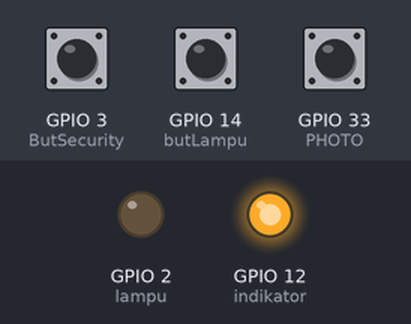
This sketch was run on a simulated ESP32. Shown: output pins drawn as LEDs (lit = HIGH). The inputs (shaded band) are chosen by the test bench; at power-on: GPIO 14 (butLampu) LOW, GPIO 3 (ButSecurity) LOW, GPIO 33 (PHOTO) HIGH. WiFi joins after 1.5 s; servers stay silent unless stated; random numbers use the default seed unless the sketch sets one; the camera gives no picture; what the sketch prints to the serial monitor is not drawn.

Above: at 3.3 s.
3.4 s: GPIO 14 (butLampu) pulled HIGH for 0.15 s
At 3.47 s:
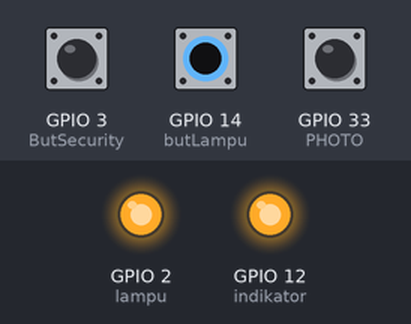
6.5 s: GPIO 14 (butLampu) pulled HIGH for 3.2 s
At 10.8 s:
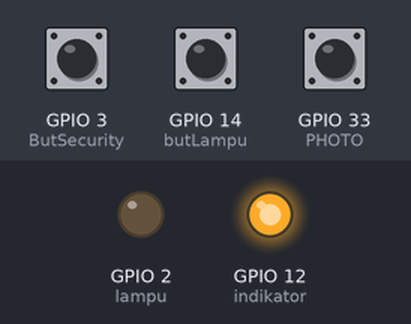
Timing chart, 0 to 12.3 s (numbered marks = the images above; inputs shaded):
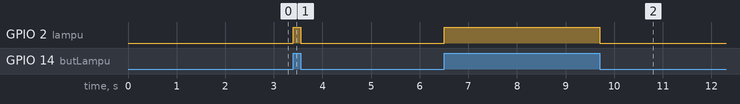

The sketch:

CameraBlynk.ino
```cpp
#include "esp_camera.h"
#include <WiFi.h>
#include <WiFiClient.h>
#include <BlynkSimpleEsp32.h>

const char* ssid = "Irfan.A";
const char* password = "irfan0204";
char auth[] = "xq7WcIs5C-c4E88y4k-YzXOw7Nhr_EgR";  //sent by Blynk

// Select camera model
#define CAMERA_MODEL_AI_THINKER // Has PSRAM
#include "camera_pins.h"
#define butLampu 14//lampu1 14
#define lampu 2
#define pir1   13
#define pir2   15
#define indikator 12
#define PHOTO 33
#define ButSecurity 3
#define FLASH 4

byte pir_1 = 0;
byte pir_2 = 0;
bool stateLam = false;
bool statePir1 = false;
bool statePir2 = false;
bool stateInd = false;
bool stateSensor = false;
bool stateSecurity = false;

unsigned long Sindi = 0;
unsigned long SLedV = 0;
unsigned long SRecon = 0;
unsigned long SBack = 0;
byte Dindi = 1000;
byte DRecon = 1000;
byte DBack = 1000;
bool stateI = false;
int counter = 0;
int timer = 0;
byte batas = 122;

String local_IP;
void startCameraServer();

#define BLYNK_GREEN     "#23C48E"
#define BLYNK_BLUE      "#04C0F8"
#define BLYNK_YELLOW    "#ED9D00"
#define BLYNK_RED       "#D3435C"
#define BLYNK_DARK_BLUE "#5F7CD8"

WidgetLED led1(V2);
WidgetLED led2(V3);
WidgetLED led3(V5);

//BlynkTimer timer;

void blinkLedWidget()
{
  led1.setColor(BLYNK_YELLOW);
  unsigned long tmr = millis();

  if (tmr - SLedV > Dindi) {
    SLedV = tmr;
    if (led1.getValue()) {
      led1.off();
      //Serial.println("LED on V1: off");
    } else {
      led1.on();
      //Serial.println("LED on V1: on");
    }
  }
}

BLYNK_WRITE(V0)
{
  byte pinValue = param.asInt();
  if (pinValue == 1) {
    Blynk.notify("CONTROLLER DIRESET");
    delay(200);
    ESP.restart();
  }
}

void takePhoto()
{
  uint32_t randomNum = random(50000);
  Serial.println("http://" + local_IP + "/capture?_cb=" + (String)randomNum);
  Blynk.setProperty(V4, "urls", "http://" + local_IP + "/capture?_cb=" + (String)randomNum);
  led1.setColor(BLYNK_BLUE);
  delay(1000);
}

void setup() {
  Serial.begin(115200);
  Serial.setDebugOutput(true);
  Serial.println();
  pinMode(lampu, OUTPUT);
  pinMode(pir_1, INPUT);
  pinMode(pir_2, INPUT);
  pinMode(indikator, OUTPUT);

  camera_config_t config;
  config.ledc_channel = LEDC_CHANNEL_0;
  config.ledc_timer = LEDC_TIMER_0;
  config.pin_d0 = Y2_GPIO_NUM;
  config.pin_d1 = Y3_GPIO_NUM;
  config.pin_d2 = Y4_GPIO_NUM;
  config.pin_d3 = Y5_GPIO_NUM;
  config.pin_d4 = Y6_GPIO_NUM;
  config.pin_d5 = Y7_GPIO_NUM;
  config.pin_d6 = Y8_GPIO_NUM;
  config.pin_d7 = Y9_GPIO_NUM;
  config.pin_xclk = XCLK_GPIO_NUM;
  config.pin_pclk = PCLK_GPIO_NUM;
  config.pin_vsync = VSYNC_GPIO_NUM;
  config.pin_href = HREF_GPIO_NUM;
  config.pin_sscb_sda = SIOD_GPIO_NUM;
  config.pin_sscb_scl = SIOC_GPIO_NUM;
  config.pin_pwdn = PWDN_GPIO_NUM;
  config.pin_reset = RESET_GPIO_NUM;
  config.xclk_freq_hz = 20000000;
  config.pixel_format = PIXFORMAT_JPEG;

  // if PSRAM IC present, init with UXGA resolution and higher JPEG quality
  //                      for larger pre-allocated frame buffer.
  if (psramFound()) {
    config.frame_size = FRAMESIZE_UXGA;
    config.jpeg_quality = 10;
    config.fb_count = 2;
  } else {
    config.frame_size = FRAMESIZE_SVGA;
    config.jpeg_quality = 12;
    config.fb_count = 1;
  }

  // camera init
  esp_err_t err = esp_camera_init(&config);
  if (err != ESP_OK) {
    Serial.printf("Camera init failed with error 0x%x", err);
    return;
  }

  sensor_t * s = esp_camera_sensor_get();
  // initial sensors are flipped vertically and colors are a bit saturated
  if (s->id.PID == OV3660_PID) {
    s->set_vflip(s, 1); // flip it back
    s->set_brightness(s, 1); // up the brightness just a bit
    s->set_saturation(s, -2); // lower the saturation
  }
  // drop down frame size for higher initial frame rate
  s->set_framesize(s, FRAMESIZE_QVGA);

  WiFi.begin(ssid, password);

  while (WiFi.status() != WL_CONNECTED) {
    // digitalWrite(33,HIGH);
    digitalWrite(indikator, LOW);
    Serial.print(".");
    delay(500);
  }
  //digitalWrite(33,LOW);
  digitalWrite(indikator, HIGH);
  Serial.println("");
  Serial.println("WiFi connected");

  startCameraServer();

  Serial.print("Camera Ready! Use 'http://");
  Serial.print(WiFi.localIP());
  local_IP = WiFi.localIP().toString();
  Serial.println("' to connect");
  Blynk.begin(auth, ssid, password);
  //timer.setInterval(1000L, blinkLedWidget);
  led1.on();
  led2.on();
  led3.on();
  Blynk.notify("CAMERA AKTIVE");
}

void loop() {

  Blynk.run();
  // timer.run();
  Indikator();
  Reconnect();

  if (stateSecurity == true) {

    sensorPripare();
    blinkLedWidget();

    if (stateSensor == true) {
      stateLam = true;
      takePhoto();
      led2.setColor(BLYNK_GREEN);
      led3.setColor(BLYNK_YELLOW);
      Blynk.notify("OBJEK TERDETEKSI");
      timer = 0;
      SBack = 0;
    }

    else if (stateSensor == false) {
      led3.setColor(BLYNK_RED);
      TimerBack(1);
      while (timer >= batas) {
        stateLam = false;
        led2.setColor(BLYNK_RED);
        timer = 0;
        break;
      }
    }
  }
  else {
    led1.on();
    led1.setColor(BLYNK_GREEN);
    led3.setColor(BLYNK_GREEN);
  }

  systemSecurity();
  outLamp();

}

void systemSecurity() {

  if (digitalRead(PHOTO) == LOW) {
    Serial.println("Capture Photo");
    takePhoto();
  }

  if (digitalRead(ButSecurity) == HIGH) {
    stateSecurity = true;

  }

  else if (digitalRead(ButSecurity) == LOW) {
    stateSecurity = false;
    timer = 0;
  }

  if (digitalRead(butLampu) == HIGH && stateSecurity == false) {
    stateLam = true;
    led2.setColor(BLYNK_GREEN);
  }

  else if (digitalRead(butLampu) == LOW && stateSecurity == false) {
    stateLam = false;
    led2.setColor(BLYNK_RED);
  }


}

void sensorPripare() {
  pir_1 = digitalRead(pir1);
  pir_2 = digitalRead(pir2);

  if (pir_1 == HIGH && pir_2 == HIGH) {
    stateSensor = true;
  }
  if (pir_1 == HIGH && pir_2 == LOW) {
    stateSensor = false;
  }
  if (pir_1 == LOW && pir_2 == HIGH) {
    stateSensor = false;
  }
  if (pir_1 == LOW && pir_2 == LOW) {
    stateSensor = false;
  }

}

void outLamp() {
  if (stateLam == true) {
    digitalWrite(lampu, HIGH);
    // Serial.println("lampu");
  }
  else if (stateLam == false) {
    digitalWrite(lampu, LOW);
  }

  if (stateI == true) {
    digitalWrite(indikator, HIGH);
  }
  else if (stateI == false) {
    digitalWrite(indikator, LOW);
  }
}

void Reconnect() {
  unsigned long tmr = millis();

  if (WiFi.status() != WL_CONNECTED) {
    if (tmr - SRecon > DRecon) {
      SRecon = tmr;
      counter++;
      if (counter == 120) {
        Serial.println("RESTART");
        ESP.restart();
      }
    }
  }
}

void Indikator() {
  unsigned long tmr = millis();

  if (WiFi.status() != WL_CONNECTED) {
    if (tmr - Sindi > Dindi) {
      Sindi = tmr;
      stateI = !stateI;
    }
  }

  else if (WiFi.status() == WL_CONNECTED) {
    stateI = true;
  }
}

int TimerBack(bool state) {

  if (state == 1) {
    unsigned long tmr = millis();
    if (tmr - SBack > DBack) {
      SBack = tmr;
      timer++;

    }
  }

  else if (state == 0) {
    timer = 0;
    SBack = 0;
  }

}

/*
  void PRINTDEBUG(){
  // Serial.println("security aktif");
  //  Serial.println(pir_1);
  //  Serial.println(pir_2);
  // Serial.println("lampu");
  Serial.println(timer);
  }
*/
```

camera_pins.h
```cpp
#if defined(CAMERA_MODEL_WROVER_KIT)
#define PWDN_GPIO_NUM    -1
#define RESET_GPIO_NUM   -1
#define XCLK_GPIO_NUM    21
#define SIOD_GPIO_NUM    26
#define SIOC_GPIO_NUM    27

#define Y9_GPIO_NUM      35
#define Y8_GPIO_NUM      34
#define Y7_GPIO_NUM      39
#define Y6_GPIO_NUM      36
#define Y5_GPIO_NUM      19
#define Y4_GPIO_NUM      18
#define Y3_GPIO_NUM       5
#define Y2_GPIO_NUM       4
#define VSYNC_GPIO_NUM   25
#define HREF_GPIO_NUM    23
#define PCLK_GPIO_NUM    22

#elif defined(CAMERA_MODEL_ESP_EYE)
#define PWDN_GPIO_NUM    -1
#define RESET_GPIO_NUM   -1
#define XCLK_GPIO_NUM    4
#define SIOD_GPIO_NUM    18
#define SIOC_GPIO_NUM    23

#define Y9_GPIO_NUM      36
#define Y8_GPIO_NUM      37
#define Y7_GPIO_NUM      38
#define Y6_GPIO_NUM      39
#define Y5_GPIO_NUM      35
#define Y4_GPIO_NUM      14
#define Y3_GPIO_NUM      13
#define Y2_GPIO_NUM      34
#define VSYNC_GPIO_NUM   5
#define HREF_GPIO_NUM    27
#define PCLK_GPIO_NUM    25

#elif defined(CAMERA_MODEL_M5STACK_PSRAM)
#define PWDN_GPIO_NUM     -1
#define RESET_GPIO_NUM    15
#define XCLK_GPIO_NUM     27
#define SIOD_GPIO_NUM     25
#define SIOC_GPIO_NUM     23

#define Y9_GPIO_NUM       19
#define Y8_GPIO_NUM       36
#define Y7_GPIO_NUM       18
#define Y6_GPIO_NUM       39
#define Y5_GPIO_NUM        5
#define Y4_GPIO_NUM       34
#define Y3_GPIO_NUM       35
#define Y2_GPIO_NUM       32
#define VSYNC_GPIO_NUM    22
#define HREF_GPIO_NUM     26
#define PCLK_GPIO_NUM     21

#elif defined(CAMERA_MODEL_M5STACK_WIDE)
#define PWDN_GPIO_NUM     -1
#define RESET_GPIO_NUM    15
#define XCLK_GPIO_NUM     27
#define SIOD_GPIO_NUM     22
#define SIOC_GPIO_NUM     23

#define Y9_GPIO_NUM       19
#define Y8_GPIO_NUM       36
#define Y7_GPIO_NUM       18
#define Y6_GPIO_NUM       39
#define Y5_GPIO_NUM        5
#define Y4_GPIO_NUM       34
#define Y3_GPIO_NUM       35
#define Y2_GPIO_NUM       32
#define VSYNC_GPIO_NUM    25
#define HREF_GPIO_NUM     26
#define PCLK_GPIO_NUM     21

#elif defined(CAMERA_MODEL_AI_THINKER)
#define PWDN_GPIO_NUM     32
#define RESET_GPIO_NUM    -1
#define XCLK_GPIO_NUM      0
#define SIOD_GPIO_NUM     26
#define SIOC_GPIO_NUM     27

#define Y9_GPIO_NUM       35
#define Y8_GPIO_NUM       34
#define Y7_GPIO_NUM       39
#define Y6_GPIO_NUM       36
#define Y5_GPIO_NUM       21
#define Y4_GPIO_NUM       19
#define Y3_GPIO_NUM       18
#define Y2_GPIO_NUM        5
#define VSYNC_GPIO_NUM    25
#define HREF_GPIO_NUM     23
#define PCLK_GPIO_NUM     22

#elif defined(CAMERA_MODEL_TTGO_T_JOURNAL)
#define PWDN_GPIO_NUM      0
#define RESET_GPIO_NUM    15
#define XCLK_GPIO_NUM     27
#define SIOD_GPIO_NUM     25
#define SIOC_GPIO_NUM     23

#define Y9_GPIO_NUM       19
#define Y8_GPIO_NUM       36
#define Y7_GPIO_NUM       18
#define Y6_GPIO_NUM       39
#define Y5_GPIO_NUM        5
#define Y4_GPIO_NUM       34
#define Y3_GPIO_NUM       35
#define Y2_GPIO_NUM       17
#define VSYNC_GPIO_NUM    22
#define HREF_GPIO_NUM     26
#define PCLK_GPIO_NUM     21

#else
#error "Camera model not selected"
#endif
```

Measured:
- after the input at 3.4 s, GPIO 2 (lampu): LOW → HIGH at once, → LOW 0.15 s later
- after the input at 6.5 s, GPIO 2 (lampu): LOW → HIGH at once, → LOW 3.2 s later
